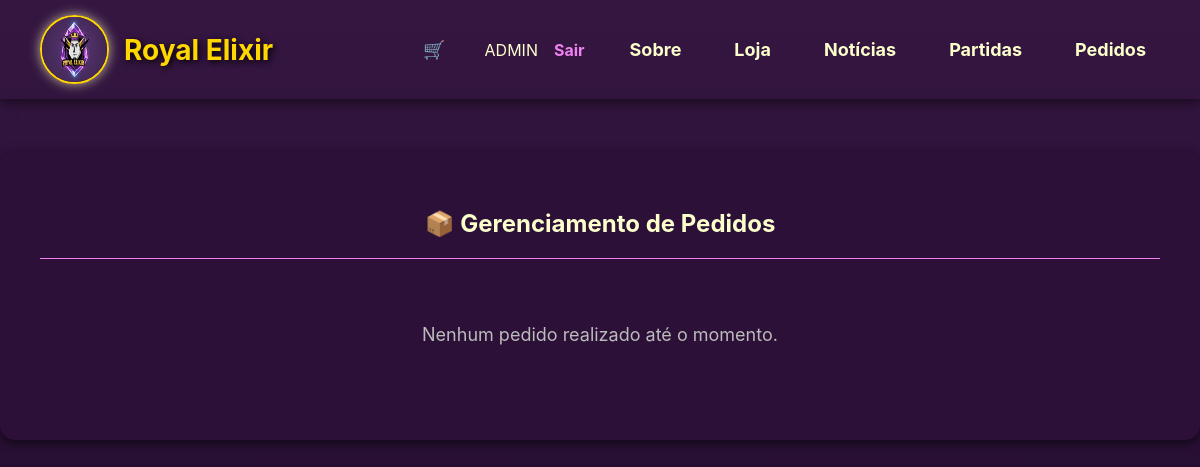
/pedidos/ (signed in), run on an earlier commit of the app's database.
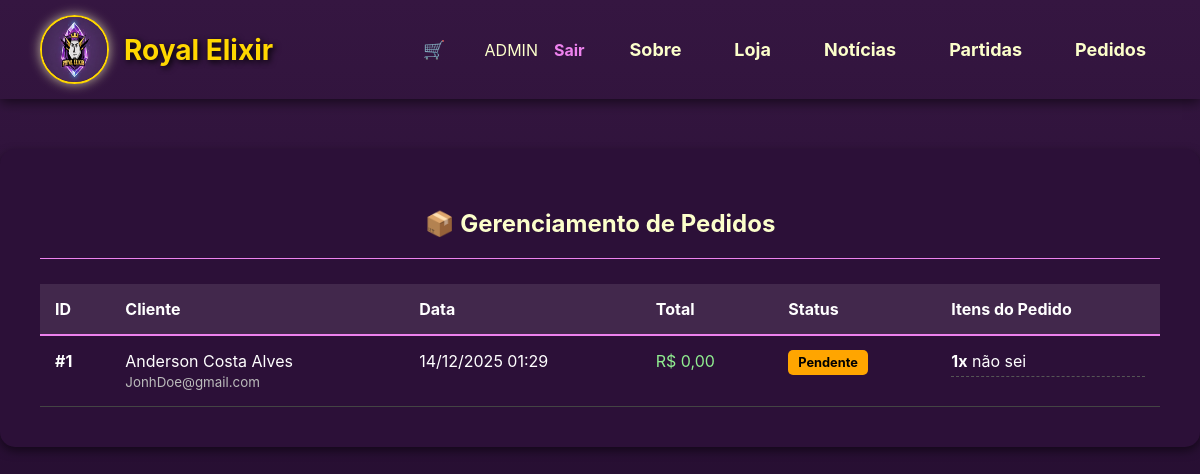
And on a later commit of the database.
### Clash/models.py (models this page shows, shortened)
class tbPedido(models.Model):
    STATUS_CHOICES = (
        ('Pendente', 'Pendente'),
        ('Aprovado', 'Aprovado'),
        ('Enviado', 'Enviado'),
        ('Entregue', 'Entregue'),
        ('Cancelado', 'Cancelado'),
    )
    user = models.ForeignKey(tbUser, on_delete=models.CASCADE, related_name='pedidos')
    data_pedido = models.DateTimeField(auto_now_add=True)
    valor_total = models.DecimalField(max_digits=10, decimal_places=2)
    status = models.CharField(max_length=20, choices=STATUS_CHOICES, default='Pendente')
    class Meta:
        verbose_name = "Pedido"
        verbose_name_plural = "Pedidos"

class tbUser(AbstractUser):
    Data_Nascimento = models.DateField(null=True, blank=True)
    Foto_Perfil = models.ImageField(
        upload_to=gerar_caminho_foto_perfil,
        null=True,
        blank=True,
    )

class tbItemPedido(models.Model):
    pedido = models.ForeignKey(tbPedido, on_delete=models.CASCADE, related_name='itens')
    produto = models.ForeignKey(tbProduto, on_delete=models.SET_NULL, null=True) # Se o produto for deletado, o histórico permanece
    nome_produto = models.CharField(max_length=255)
    quantidade = models.PositiveIntegerField()
    preco_unitario = models.DecimalField(max_digits=10, decimal_places=2)
    especificacoes_texto = models.TextField(blank=True, null=True)
    class Meta:
        verbose_name = "Item do Pedido"
        verbose_name_plural = "Itens do Pedido"

### Clash/views/carrinho.py (the view, shortened to what this page needs)
# urls.py: path('pedidos/', views.PedidoListView.as_view(), name='lista_pedidos_admin'),
class PedidoListView(UserPassesTestMixin, ListView):
    model = tbPedido
    template_name = 'Clash/pedidos_admin.html'
    context_object_name = 'pedidos'
    ordering = ['-data_pedido']
    def test_func(self):
        return self.request.user.is_superuser

### Clash/templates/Clash/pedidos_admin.html (shortened to what this page needs)
{% extends 'Clash/base.html' %}
{% block content %}
<div class="form-box" style="max-width: 1200px;">
    <h2>📦 Gerenciamento de Pedidos</h2>
    <hr>
    {% if pedidos %}
        <table style="width: 100%; color: white; border-collapse: collapse; margin-top: 20px;">
            <thead>
                <tr style="border-bottom: 2px solid violet; text-align: left; background-color: rgba(255, 255, 255, 0.1);">
                    <th style="padding: 15px;">ID</th>
                    <th style="padding: 15px;">Cliente</th>
                    <th style="padding: 15px;">Data</th>
                    <th style="padding: 15px;">Total</th>
                    <th style="padding: 15px;">Status</th>
                    <th style="padding: 15px;">Itens do Pedido</th>
                </tr>
            </thead>
            <tbody>
                {% for pedido in pedidos %}
                <tr style="border-bottom: 1px solid #444; vertical-align: top;">
                    <td style="padding: 15px; font-weight: bold;">#{{ pedido.id }}</td>
                    <td style="padding: 15px;">
                        {{ pedido.user.get_full_name|default:pedido.user.username }}<br>
                        <small style="color: #bbb;">{{ pedido.user.email }}</small>
                    </td>
                    <td style="padding: 15px;">
                        {{ pedido.data_pedido|date:"d/m/Y H:i" }}
                    </td>
                    <td style="padding: 15px; color: lightgreen;">
                        R$ {{ pedido.valor_total }}
                    </td>
                    <td style="padding: 15px;">
                        <span style="padding: 5px 10px; border-radius: 5px; background-color: {% if pedido.status == 'Entregue' %}green{% elif pedido.status == 'Cancelado' %}red{% else %}orange{% endif %}; color: black; font-weight: bold; font-size: 0.8rem;">
                            {{ pedido.status }}
                        </span>
                    </td>
                    <td style="padding: 15px;">
                        <ul style="list-style: none; padding: 0; margin: 0;">
                            {% for item in pedido.itens.all %}
                                <li style="margin-bottom: 8px; border-bottom: 1px dashed #555; padding-bottom: 5px;">
                                    <strong>{{ item.quantidade }}x</strong> {{ item.nome_produto }}
                                </li>
                            {% endfor %}
                        </ul>
                    </td>
                </tr>
                {% endfor %}
            </tbody>
        </table>
    {% else %}
        <p style="text-align: center; padding: 40px; color: #bbb;">Nenhum pedido realizado até o momento.</p>
    {% endif %}
</div>
{% endblock %}

What changed in the data, as far as the page shows it:
added tbPedido: id "1", user.get_full_name "Anderson Costa Alves", user.email "JonhDoe@gmail.com", data_pedido "14/12/2025 01:29", valor_total "0,00", status "Pendente"
added tbItemPedido: quantidade "1", nome_produto "não sei"
Also different on the page:
text no longer shown: "Nenhum pedido realizado até o momento."
text now shown: "ID Cliente Data Total Status Itens do Pedido"
